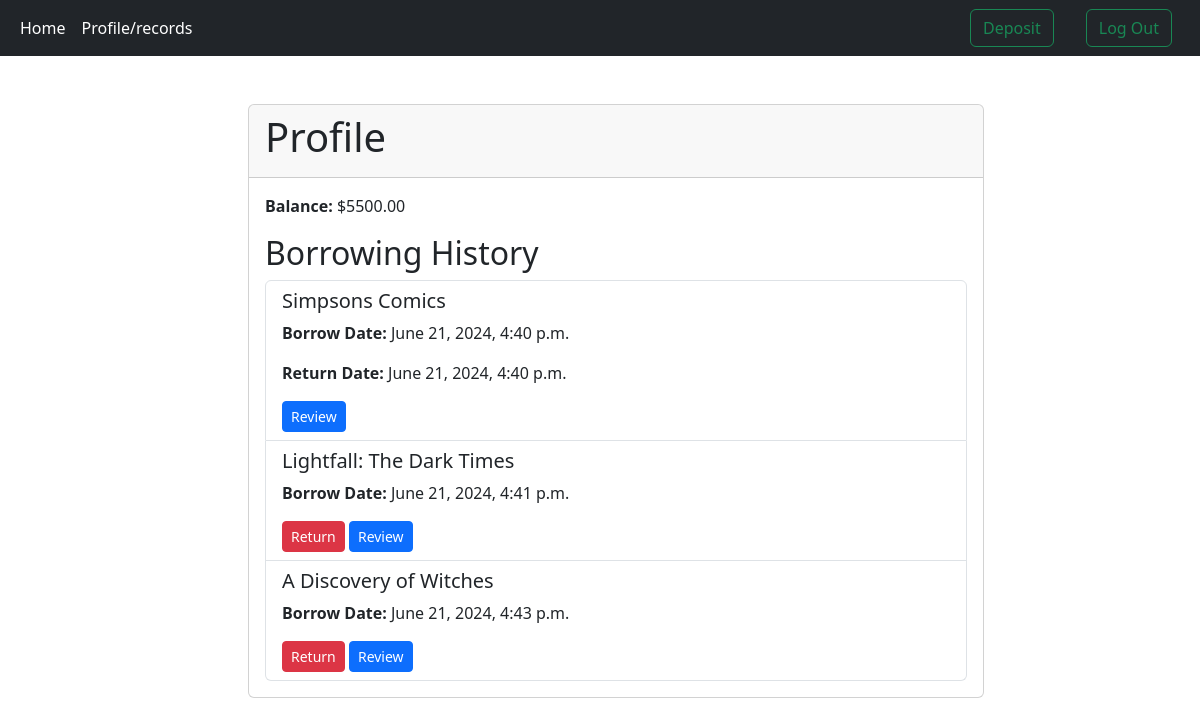
Screenshot of /profile/ (signed in) with the database file from the repository.
### book/models.py (models this page shows, shortened)
class UserProfile(models.Model):
    user = models.OneToOneField(User, on_delete=models.CASCADE)
    balance = models.DecimalField(max_digits=10, decimal_places=2, default=Decimal('0.00'))

class BorrowRecord(models.Model):
    user = models.ForeignKey(User, related_name='borrow_records', on_delete=models.CASCADE)
    book = models.ForeignKey(Book, on_delete=models.CASCADE)
    borrow_date = models.DateTimeField(default=timezone.now)
    return_date = models.DateTimeField(blank=True, null=True)

class Book(models.Model):
    title = models.CharField(max_length=255)
    description = models.TextField()
    image = models.ImageField(upload_to='book_images/')
    borrowing_price = models.DecimalField(max_digits=10, decimal_places=2)
    categories = models.ManyToManyField(Category, related_name='books')

### book/views.py (the view)
# urls.py: path('profile/', views.profile, name='profile'),
@login_required
def profile(request):
    borrow_records = request.user.borrow_records.all()
    return render(request, 'profile.html', {'borrow_records': borrow_records})

### book/templates/profile.html
{% extends "base.html" %}
{% block content %}
<ul>
    <div class="container mt-5">
        <div class="row">
            <div class="col-md-8 offset-md-2">
                <div class="card">
                    <div class="card-header">
                        <h1>Profile</h1>
                    </div>
                    <div class="card-body">
                        <p class="card-text"><strong>Balance:</strong> ${{ request.user.userprofile.balance }}</p>
                        <h2 class="card-title">Borrowing History</h2>
                        <ul class="list-group">
                            {% for record in borrow_records %}
                                <li class="list-group-item">
                                    <h5>{{ record.book.title }}</h5>
                                    <p><strong>Borrow Date:</strong> {{ record.borrow_date }}</p>
                                    {% if record.return_date %}
                                        <p><strong>Return Date:</strong> {{ record.return_date }}</p>
                                    {% else %}
                                        <a href="{% url 'return_book' record.id %}" class="btn btn-danger btn-sm">Return</a>
                                    {% endif %}
                                    <a href="{% url 'create_or_update_review' record.book.id %}" class="btn btn-primary btn-sm">Review</a>
                                </li>
                            {% endfor %}
                        </ul>
                    </div>
                </div>
            </div>
        </div>
    </div>
</ul>
{% endblock content %}

### rows the page displays
BorrowRecord: book "Simpsons Comics", borrow_date "June 21, 2024, 4:40 p.m.", return_date "June 21, 2024, 4:40 p.m."
BorrowRecord: book "Lightfall: The Dark Times", borrow_date "June 21, 2024, 4:41 p.m.", shows "Return"
BorrowRecord: book "A Discovery of Witches", borrow_date "June 21, 2024, 4:43 p.m.", shows "Return"

### other values shown
{{ request.user.userprofile.balance }} "5500.00"
